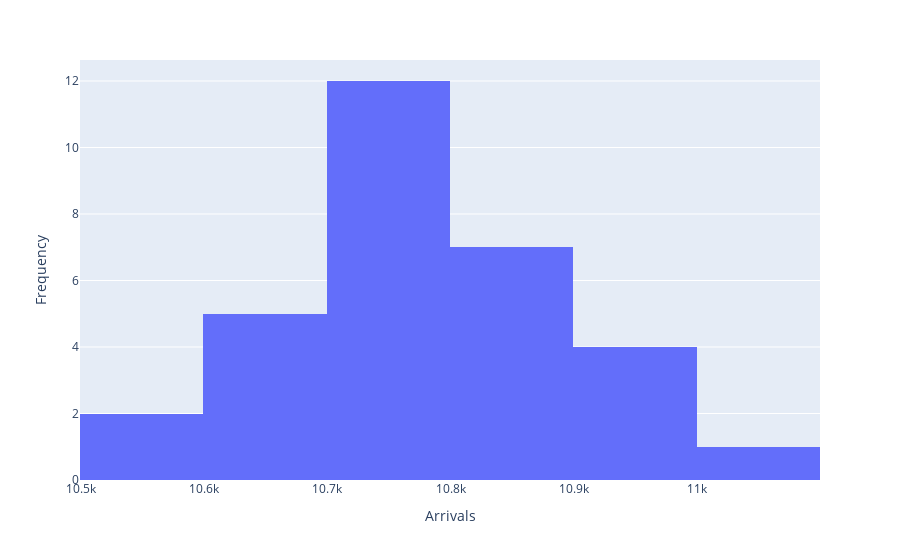
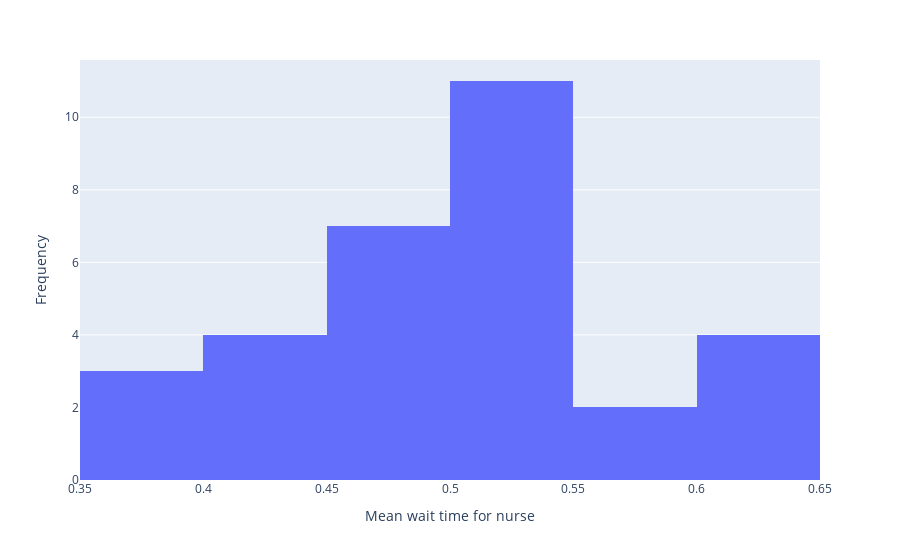
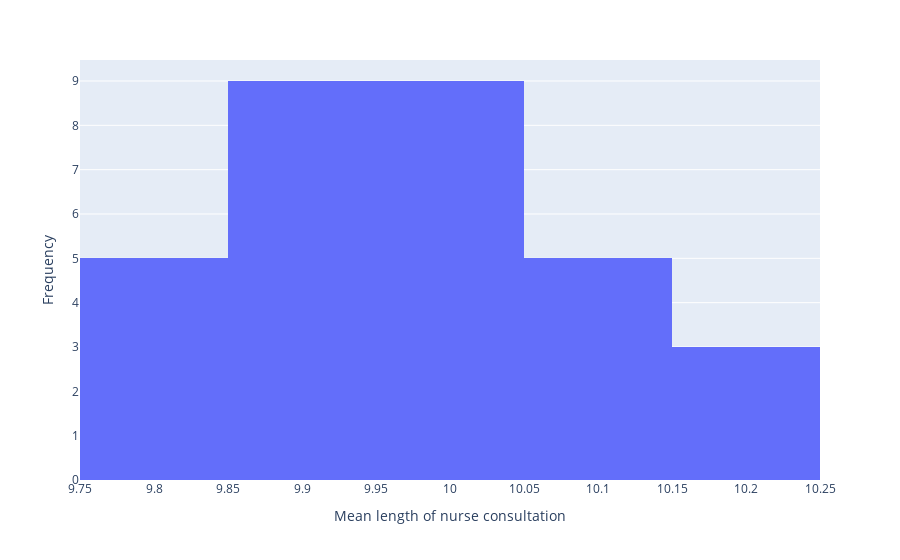
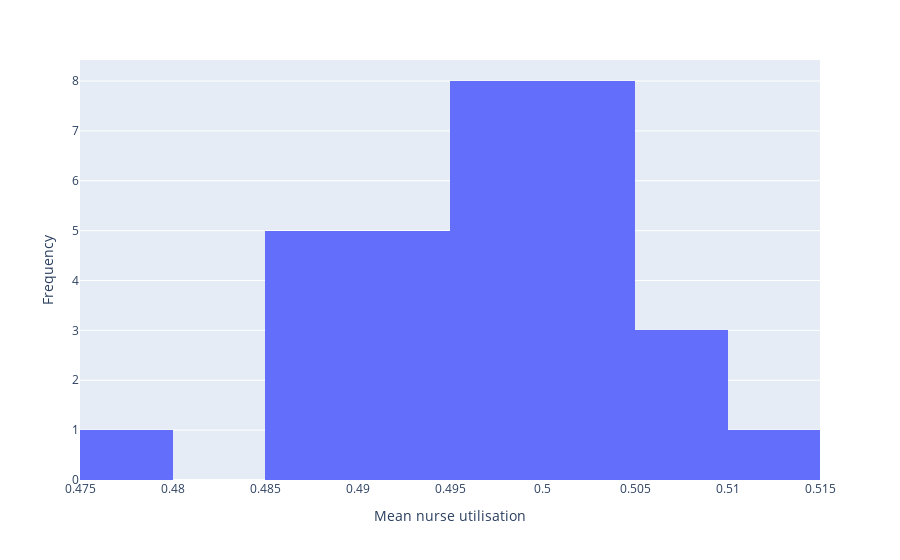

The code cell stored with these charts, in order, in its notebook:
### Code cell
plot_results_spread(
    column='arrivals',
    x_label='Arrivals',
    file='spread_arrivals.png')

plot_results_spread(
    column='mean_q_time_nurse',
    x_label='Mean wait time for nurse',
    file='spread_nurse_wait.png')

plot_results_spread(
    column='mean_time_with_nurse',
    x_label='Mean length of nurse consultation',
    file='spread_nurse_time.png')

plot_results_spread(
    column='mean_nurse_utilisation',
    x_label='Mean nurse utilisation',
    file='spread_nurse_util.png')

### Figure 1 — Plotly figure (JSON) as saved in the notebook; plotly's stock layout.template omitted (floating-point values rounded to 4 significant figures)
{"data": [{"alignmentgroup": "True", "bingroup": "x", "hovertemplate": "arrivals=%{x}<br>count=%{y}<extra></extra>", "legendgroup": "", "marker": {"color": "#636efa", "pattern": {"shape": ""}}, "name": "", "offsetgroup": "", "orientation": "v", "showlegend": false, "type": "histogram", "x": [10972, 10784, 10854, 10831, 10720, 10772, 10831, 10781, 10772, 10705, 10927, 10688, 11092, 10640, 10904, 10849, 10719, 10713, 10568, 10707, 10845, 10726, 10618, 10914, 10660, 10685, 10806, 10748, 10589, 10863, 10796], "xaxis": "x", "yaxis": "y"}], "layout": {"barmode": "relative", "legend": {"tracegroupgap": 0}, "margin": {"t": 60}, "xaxis": {"anchor": "y", "domain": [0, 1], "title": {"text": "Arrivals"}}, "yaxis": {"anchor": "x", "domain": [0, 1], "title": {"text": "Frequency"}}}}

### Figure 2 — Plotly figure (JSON) as saved in the notebook; plotly's stock layout.template omitted (floating-point values rounded to 4 significant figures)
{"data": [{"alignmentgroup": "True", "bingroup": "x", "hovertemplate": "mean_q_time_nurse=%{x}<br>count=%{y}<extra></extra>", "legendgroup": "", "marker": {"color": "#636efa", "pattern": {"shape": ""}}, "name": "", "offsetgroup": "", "orientation": "v", "showlegend": false, "type": "histogram", "x": [0.5045, 0.5142, 0.5232, 0.4791, 0.4615, 0.3883, 0.4669, 0.6259, 0.4685, 0.5634, 0.5626, 0.3978, 0.4453, 0.4398, 0.6108, 0.4767, 0.4283, 0.5056, 0.3616, 0.4192, 0.612, 0.5173, 0.5317, 0.5271, 0.503, 0.6271, 0.5062, 0.4926, 0.4577, 0.5422, 0.5102], "xaxis": "x", "yaxis": "y"}], "layout": {"barmode": "relative", "legend": {"tracegroupgap": 0}, "margin": {"t": 60}, "xaxis": {"anchor": "y", "domain": [0, 1], "title": {"text": "Mean wait time for nurse"}}, "yaxis": {"anchor": "x", "domain": [0, 1], "title": {"text": "Frequency"}}}}

### Figure 3 — Plotly figure (JSON) as saved in the notebook; plotly's stock layout.template omitted (floating-point values rounded to 4 significant figures)
{"data": [{"alignmentgroup": "True", "bingroup": "x", "hovertemplate": "mean_time_with_nurse=%{x}<br>count=%{y}<extra></extra>", "legendgroup": "", "marker": {"color": "#636efa", "pattern": {"shape": ""}}, "name": "", "offsetgroup": "", "orientation": "v", "showlegend": false, "type": "histogram", "x": [9.842, 10.06, 9.925, 9.937, 10.02, 9.885, 10.04, 10.09, 10.2, 10.09, 10.08, 9.893, 9.811, 9.934, 10.17, 9.976, 9.81, 9.989, 9.8, 9.919, 9.814, 9.858, 9.97, 9.925, 9.965, 10.24, 10.04, 10.05, 10.04, 10.03, 9.922], "xaxis": "x", "yaxis": "y"}], "layout": {"barmode": "relative", "legend": {"tracegroupgap": 0}, "margin": {"t": 60}, "xaxis": {"anchor": "y", "domain": [0, 1], "title": {"text": "Mean length of nurse consultation"}}, "yaxis": {"anchor": "x", "domain": [0, 1], "title": {"text": "Frequency"}}}}

### Figure 4 — Plotly figure (JSON) as saved in the notebook; plotly's stock layout.template omitted (floating-point values rounded to 4 significant figures)
{"data": [{"alignmentgroup": "True", "bingroup": "x", "hovertemplate": "mean_nurse_utilisation=%{x}<br>count=%{y}<extra></extra>", "legendgroup": "", "marker": {"color": "#636efa", "pattern": {"shape": ""}}, "name": "", "offsetgroup": "", "orientation": "v", "showlegend": false, "type": "histogram", "x": [0.4996, 0.502, 0.4981, 0.4982, 0.4969, 0.4929, 0.5034, 0.5034, 0.5088, 0.5, 0.5098, 0.4895, 0.5034, 0.4893, 0.5131, 0.501, 0.4867, 0.4954, 0.4794, 0.4915, 0.4926, 0.4894, 0.4893, 0.5014, 0.4916, 0.5061, 0.5023, 0.5, 0.4924, 0.5046, 0.4958], "xaxis": "x", "yaxis": "y"}], "layout": {"barmode": "relative", "legend": {"tracegroupgap": 0}, "margin": {"t": 60}, "xaxis": {"anchor": "y", "domain": [0, 1], "title": {"text": "Mean nurse utilisation"}}, "yaxis": {"anchor": "x", "domain": [0, 1], "title": {"text": "Frequency"}}}}
